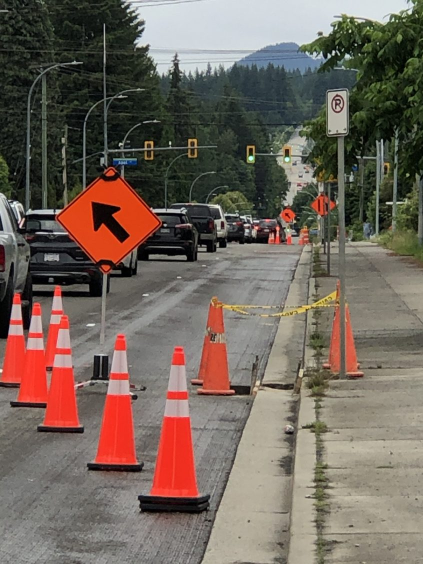
#> input picture Familiar with OpenCV/object-to-detect.jpeg, 846 x 1128 px, found by its file name (shown at 1/2 size)
$ python finding-mask.py
#> lines starting #> are read from the running program, lines starting #| are printed output that depends on the picture; after the words box and inside, x2 and y2 are one past the last pixel; in counts of white or black regions, pixels touching at a corner belong together
import cv2

# Prepare Trackbars
# Define empty function
def do_nothing(x):
    pass

# Create a holding window for trackbars
cv2.namedWindow('Track Bars', cv2.WINDOW_NORMAL)

# Create trackbars for different color ranges
cv2.createTrackbar('min_blue', 'Track Bars', 0, 255, do_nothing)
cv2.createTrackbar('min_green', 'Track Bars', 0, 255, do_nothing)
cv2.createTrackbar('min_red', 'Track Bars', 0, 255, do_nothing)

cv2.createTrackbar('max_blue', 'Track Bars', 0, 255, do_nothing)
cv2.createTrackbar('max_green', 'Track Bars', 0, 255, do_nothing)
cv2.createTrackbar('max_red', 'Track Bars', 0, 255, do_nothing)

# Read in image with OpenCV library
image_path = '/Users/jinglanshi/PycharmProjects/YOLOv3 for Github/Familiar with OpenCV/object-to-detect.jpeg'
image_BGR = cv2.imread(image_path)
#> image_BGR is the input picture: shape (1128, 846, 3); mean B, G, R 91.6, 101.4, 114.3
image_BGR = cv2.resize(image_BGR, (800, 800))
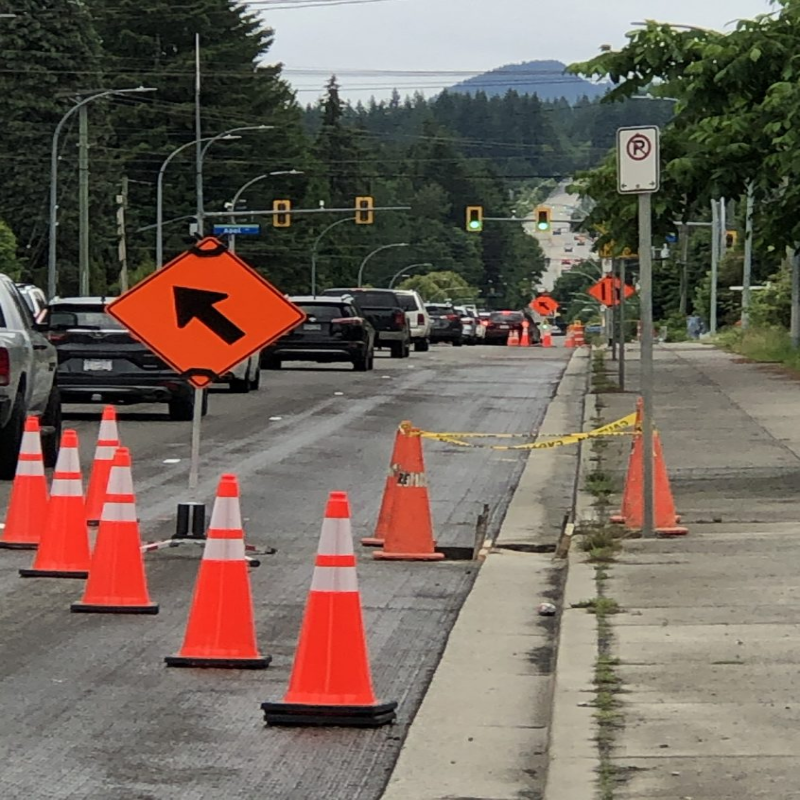
#> image_BGR: shape (800, 800, 3); mean B, G, R 91.5, 101.3, 114.2

# Show original image
cv2.namedWindow('Original Image', cv2.WINDOW_NORMAL)
cv2.imshow('Original Image', image_BGR)

# Convert image from BGR space to HSV spave
image_HSV = cv2.cvtColor(image_BGR, cv2.COLOR_BGR2HSV)
#> image_HSV: shape (800, 800, 3); mean H, S, V 40.6, 61.1, 118.1

# Show HSV image
cv2.namedWindow('HSV Image', cv2.WINDOW_NORMAL)
cv2.imshow('HSV Image', image_HSV)

# Choose right colors for mask
while True:
    min_blue = cv2.getTrackbarPos('min_blue', 'Track Bars')
    min_green = cv2.getTrackbarPos('min_green', 'Track Bars')
    min_red = cv2.getTrackbarPos('min_red', 'Track Bars')

    max_blue = cv2.getTrackbarPos('max_blue', 'Track Bars')
    max_green = cv2.getTrackbarPos('max_green', 'Track Bars')
    max_red = cv2.getTrackbarPos('max_red', 'Track Bars')

    # Implement mask with chosen color ranges
    mask = cv2.inRange(image_HSV, (min_blue, min_green, min_red), (max_blue, max_green, max_red))
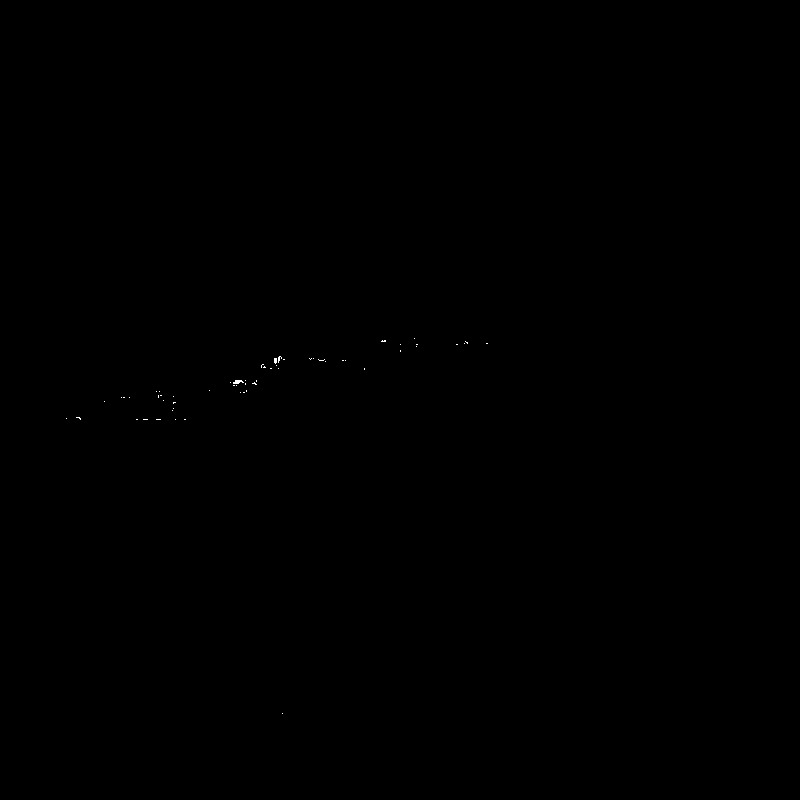
#> mask: shape (800, 800); 0.03% white in thin lines or dots, all inside (x1, y1, x2, y2) = (66, 338, 488, 714)

    # Show binary image (mask)
    cv2.namedWindow('Binary Image with Mask', cv2.WINDOW_NORMAL)
    cv2.imshow('Binary Image with Mask', mask)

    # Break the loop
    if cv2.waitKey(1) & 0xFF == ord('q'):
#> (key q is pressed here)
        break

# Destroy all windows
cv2.destroyAllWindows()

# Print final chosen color ranges
print(f"min_blue: {min_blue}, min_green: {min_green}, min_red: {min_red}")
print(f"max_blue: {max_blue}, max_green: {max_green}, max_red: {max_red}")
